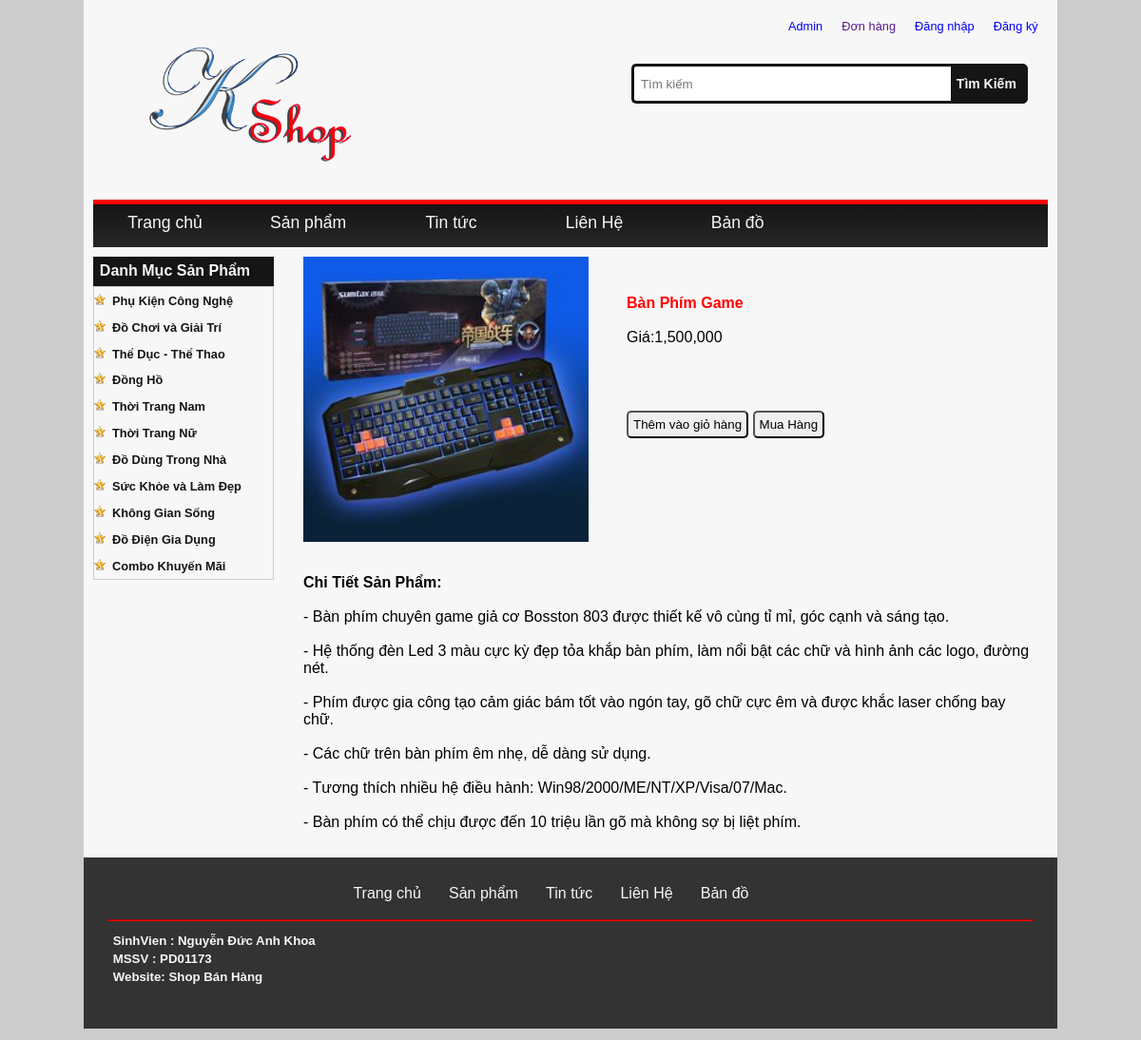
/chitiet.php?id=2, run on the app's committed database.
### tables this page shows
CREATE TABLE IF NOT EXISTS `sanpham` (
  `MaSP` varchar(11) NOT NULL,
  `TenSP` varchar(56) NOT NULL,
  `GiaSP` decimal(11,0) NOT NULL,
  `Ngaynhap` date NOT NULL,
  `Image` varchar(255) NOT NULL,
  `LoaiSP_ID` varchar(11) NOT NULL,
  `SoLuong` int(255) NOT NULL,
  `thongtinsp` longtext NOT NULL
);

### chitiet.php (the view, shortened to what this page needs)
<?php include "database.php"; ?>
<?php
$id = $_GET["id"];
$result = mysql_query("select * from sanpham where MaSP = ".$id, $connect);
$row = mysql_fetch_array($result);
?>
<!DOCTYPE html>
<html>
    <head>
        <link href="css/style.css" rel="stylesheet" type="text/css"/>
        <link href="css/product.css" rel="stylesheet" type="text/css"/>
    </head>
    <body>
        <div id="container">
            <?php include "template/header.php" ?>
            <article id="main-container">
                <article id="product">
                   <?php include "template/left.php" ?>
                   <section id="view-product">
                       <div style="float: left">
                           <img style="width: 300px;height: 300px;" src="images/product/<?php echo $row["Image"] ?>" alt=""/>
                       </div>
                       <div style="float: left; margin-left: 40px; margin-top: 40px;">
                           <h1 style="color: red;"><?php echo $row["TenSP"] ?></h1><br>
                           <p>Giá:<?php echo number_format($row["GiaSP"]) ?></p><br>
                           <button style="margin-top: 50px; padding: 5px; border-radius: 5px;" type="button" class="btn addcart-btn" title="Thêm vào giỏ hàng" data-toggle="modal" data-target="#modalAddtocart">  Thêm vào giỏ hàng     </button>
                           <button style="margin-top: 50px; padding: 5px; border-radius: 5px;" type="button" class="btn addcart-btn" title="Mua hàng" data-toggle="modal" data-target="#modalAddtocart">  Mua Hàng     </button>
                       </div>
                       <div style="width: 100%; height: auto;float:left; margin-top: 30px;">
                           <h1 style="font-weight: bold;">Chi Tiết Sản Phẩm:</h1><br>
                           <?php echo $row["thongtinsp"] ?>
                       </div>
                   </section>
                </article>
            </article>
            <?php include "template/footer.php" ?>
        </div>
    </body>
</html>

### css/style.css (style rules this page uses)
* { margin: 0; padding: 0; }
body { background:#CCC; font-family: arial,sans-serif; }
#container { width: 1024px; height: auto; background:#f7f7f7; margin: auto; }
#main-container { width: 100%; margin:-1% auto; height: auto; display: flex; display: -moz-flex; display: -webkit-flex; display: -o-flex; flex-direction:row; align-items: flex-start; align-content: center; flex-wrap: wrap; position: relative; overflow: hidden; }
#product { width: 98%; margin: 20px auto !important; }

### css/product.css (style rules this page uses)
#view-product { height:auto; width: 77%; float: left; }

### data on the page
sanpham: Image (picture), TenSP "Bàn Phím Game", GiaSP "1,500,000", thongtinsp "- Bàn phím chuyên game giả cơ Bosston 803 được thiết kế vô cùng tỉ mỉ, góc cạnh và sáng tạo. - Hệ thống đèn Led 3 màu cực kỳ đẹp tỏa khắp bàn phím, làm nổi bật các chữ và hình ảnh các logo, đường nét. - Phím được gia công tạo cảm giác bám tốt vào ngón tay, gõ chữ cực êm và được khắc laser chống bay chữ. - Các chữ trên bàn phím êm nhẹ, dễ dàng sử dụng. - Tương thích nhiều hệ điều hành: Win98/2000/ME/NT/XP/Visa/07/Mac. - Bàn phím có thể chịu được đến 10 triệu lần gõ mà không sợ bị liệt phím."
